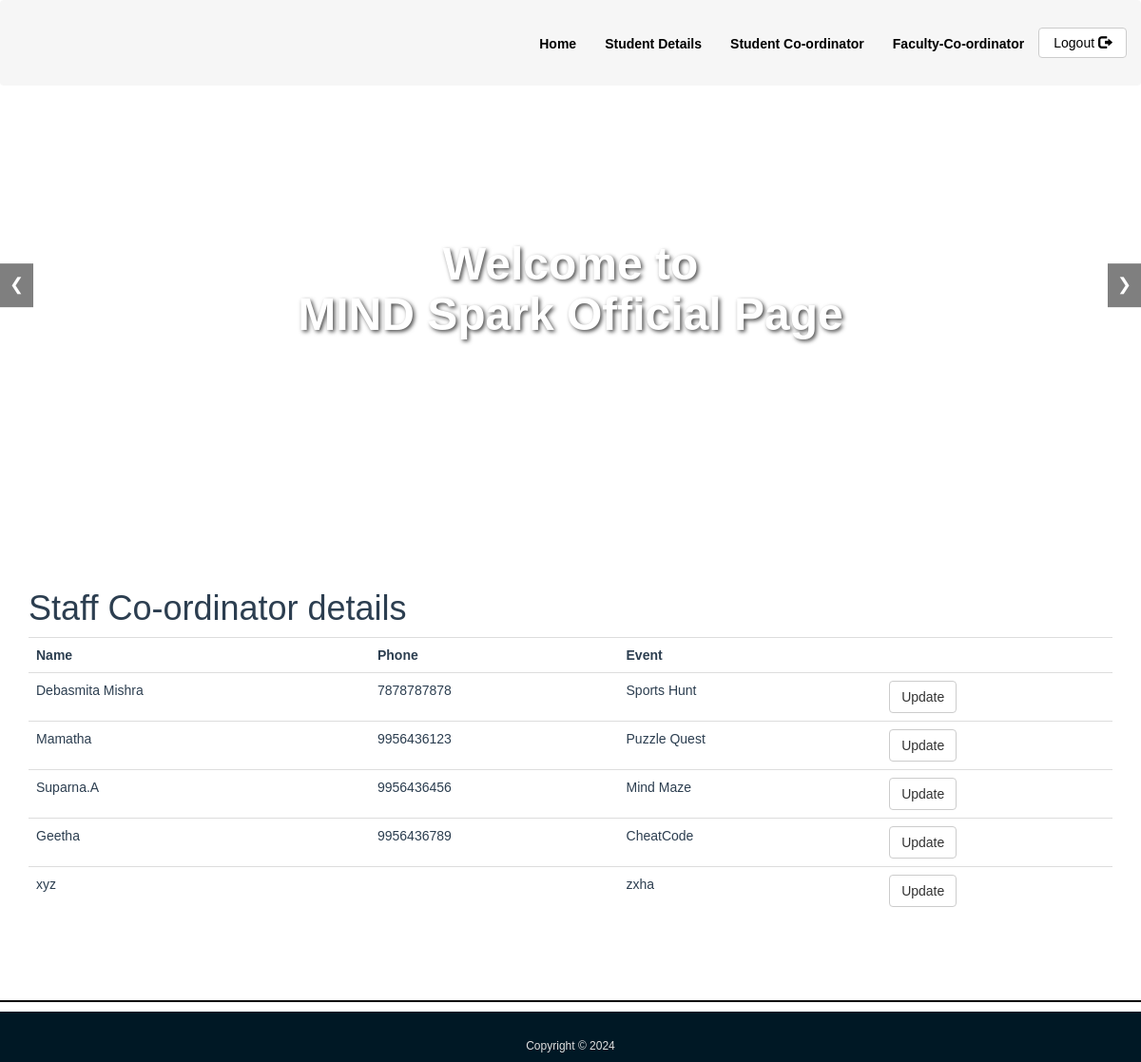
The page /Staff_cordinator.php on the database its author committed.
### tables this page shows
CREATE TABLE `staff_coordinator` (
  `stid` int(11) NOT NULL,
  `name` varchar(100) NOT NULL,
  `phone` varchar(10) DEFAULT NULL,
  `event_id` int(11) DEFAULT NULL,
  `department` varchar(100) DEFAULT NULL
);

CREATE TABLE `events` (
  `event_id` int(11) NOT NULL,
  `event_title` varchar(50) NOT NULL,
  `event_price` int(11) DEFAULT NULL,
  `participents` int(100) DEFAULT 0,
  `img_link` text DEFAULT NULL
);

### Staff_cordinator.php (the view, shortened to what this page needs)
<?php
include_once 'classes/db1.php';
$result = mysqli_query($conn,"SELECT * FROM staff_coordinator s ,events e where e.event_id= s.event_id");
?>
<!DOCTYPE html>
<html>
<head>
        <?php require 'utils/styles.php'; ?>
    </head>
<body><?php include 'utils/adminHeader.php'?>
<div class = "content">
<div class = "container">
<h1>Staff Co-ordinator details</h1>
<?php
if (mysqli_num_rows($result) > 0) {
?>
 <table class="table table-hover" >
  <tr>
    <th>Name</th>
    <th>Phone</th>
    <th>Event</th>
    <th></th>
  </tr>
<?php
while($row = mysqli_fetch_array($result)) {
?>
<tr>
    <td><?php echo $row["name"]; ?></td>
    <td><?php echo $row["phone"]; ?></td>
    <td><?php echo $row["event_title"]; ?></td>
    <td> <?php echo '<a  href="updateStaff.php?id='.$row['event_id'].'" class = "btn btn-default"> Update</a>'?></td>
</tr>
<?php
}
?>
</table>
 <?php
}
else{
    echo "No result found";
}
?>
</div>
</div>
 </body>
 <?php include 'utils/footer.php';?>
</html>

### utils/styles.php
<link rel = "stylesheet" type = "text/css" href = "css/bootstrap.css">
<link rel = "stylesheet" type = "text/css" href = "css/style.css">

### utils/adminHeader.php (shortened to what this page needs)
<!DOCTYPE html>
<html>
<head>
</head>
<body>
    <header>
        <nav class="navbar">
            <div class="container">
                <ul class="nav navbar-nav navbar-right">
                    <li><a href = "adminPage.php"><strong>Home</strong></a></li>
                    <li><a href = "Stu_details.php"><strong>Student Details</strong></a></li>
                    <li><a href = "Stu_cordinator.php"><strong>Student Co-ordinator</strong></a></li>
                    <li><a href = "Staff_cordinator.php"><strong>Faculty-Co-ordinator</strong></a></li>
                    <li class="btnlogout"><a class = "btn btn-default navbar-btn" href = "index.php">
                        Logout <span class = "glyphicon glyphicon-log-out"></span></a></li>
                </ul>
            </div>
        </nav>
        <div class="carousel">
            <div class="carousel-container">
                <h1><strong>Welcome to<br>MIND Spark Official Page</strong></h1>
            </div>
            <video src="videos/vid5.mp4" alt="Slide 1" autoplay muted></video>
            <div class="carousel-controls">
                <button onclick="prevSlide()">&#10094;</button>
                <button onclick="nextSlide()">&#10095;</button>
            </div>
        </div>
    </header>
</body>
</html>

### utils/footer.php
<hr class="footerline">
<footer>
    <div class="container">
        <h6 style="text-align:center;">
            Copyright © <?php echo date("Y"); ?>
        </h6>
    </div>
</footer>

### css/style.css (style rules this page uses)
body { overflow-x: hidden; }
hr { border-top: 2px solid black; margin-top: 40px; margin-bottom: 40px; }
header .navbar { padding: 20px 0; font-family: Arial, Helvetica, sans-serif; }
header .navbar-nav a { color: #ecf0f1; padding-bottom: 12px; }
header .navbar-nav a:link { position: relative; }
header .btnlogout a { padding-top: 5px; }
header .navbar-nav a:before { content: ""; position: absolute; width: 100%; height: 3px; left: 0; background-color: #ecf0f1; visibility: hidden; -webkit-transform: scaleX(0); transform: scaleX(0); -webkit-transition: all 0.3s ease-in-out 0s; transition: all 0.3s ease-in-out 0s; margin-top: 25px; }
header .navbar-nav .btn { color: black; padding-bottom: 5px; margin: 8px 0px; }
.footerline { margin-top: 70px; margin-bottom: 10px; }
.content { font-family: Arial, Helvetica, sans-serif; color: #2C3E50; }
footer { font-family: Arial, Helvetica, sans-serif; color: #E0E0E0; line-height: 2; background-color: #001825; padding-top: 20px; }

### utils/adminHeader.php (style rules this page uses)
body { font-family: Arial, sans-serif; margin: 0; padding: 0; }
.navbar { background-color: rgba(244, 244, 244, 0.8); position: fixed; top: 0; z-index: 1000; width: 100%; }
.nav > li > a { color: black; }
.carousel { position: relative; width: 100%; max-height: 600px; overflow: hidden; padding-top: 90px; }
.carousel video { width: 100%; height: 100%; object-fit: cover; }
.carousel-container { position: absolute; top: 50%; width: 100%; text-align: center; transform: translateY(-50%); }
.carousel h1 { color: white; text-shadow: 2px 2px 4px rgba(0, 0, 0, 0.7); font-size: 48px; font-weight: bold; }
.carousel-controls { position: absolute; top: 50%; width: 100%; display: flex; justify-content: space-between; transform: translateY(-50%); }
.carousel-controls button { background-color: rgba(0, 0, 0, 0.5); border: none; color: white; padding: 10px; cursor: pointer; font-size: 18px; }

### rows shown on the page
staff_coordinator: name "Debasmita Mishra", phone "7878787878", event.event_title "Sports Hunt"
staff_coordinator: name "Mamatha", phone "9956436123", event.event_title "Puzzle Quest"
staff_coordinator: name "Suparna.A", phone "9956436456", event.event_title "Mind Maze"
staff_coordinator: name "Geetha", phone "9956436789", event.event_title "CheatCode"
staff_coordinator: name "xyz", event.event_title "zxha"
